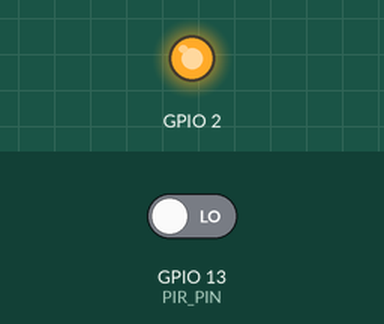
Recording of a sketch running on a simulated ESP32. Shown: output pins drawn as LEDs (lit = HIGH). The inputs (shaded band) are chosen by the test bench; at power-on: GPIO 13 (PIR_PIN) LOW. What the sketch prints to the serial monitor is not drawn. At 0.1 s the program puts the board to deep sleep or switches it off; the recording ends there.

Above: at 0.05 s.
Timing chart, 0 to 0.1 s (numbered marks = the images above):
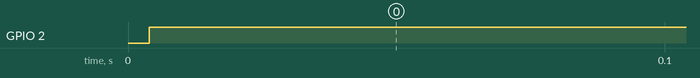

The sketch:

SensorNode.ino
```cpp
#include <esp_now.h>
#include <WiFi.h>
#include <esp_wifi.h>

#define PIR_PIN 13
#define BATTERY_PIN 32

uint8_t hubAddress[] = {0xB4, 0xBF, 0xE9, 0x0E, 0x70, 0x40};

typedef struct sendedMessage {
  int pirState;
  int batteryPercentage;
} sendedMessage;

sendedMessage payload;
esp_now_peer_info_t peerInfo;

volatile bool replyReceived = false;
volatile bool deliverySuccess = false;

float readBattery() {
  int rawADC = analogRead(BATTERY_PIN);
  float batteryVoltage = (rawADC / 4095.0) * 3.3 * 2.0;
  float percentage = ((batteryVoltage - 3.0) / (5.0 - 3.0) * 100.0);

  if(percentage > 100.0) percentage = 100.0;
  if(percentage < 0.0) percentage = 0.0;

  return percentage;
}

void OnDataSent(const wifi_tx_info_t *tx_info, esp_now_send_status_t status) {
  replyReceived = true;
  deliverySuccess = (status == ESP_NOW_SEND_SUCCESS);
  Serial.print("Delivery Status: ");
  Serial.println(deliverySuccess ? "SUCCESS (Hub Received It)" : "FAIL (Hub Missed It)");
}

void setup() {
  Serial.begin(115200);
  pinMode(2, OUTPUT);
  payload.pirState = digitalRead(PIR_PIN);
  payload.batteryPercentage = readBattery();

  WiFi.mode(WIFI_STA);
  esp_wifi_set_channel(6, WIFI_SECOND_CHAN_NONE);

  if (esp_now_init() != ESP_OK) {
    Serial.println("Error initializing ESP-NOW");
    return;
  }

  esp_now_register_send_cb(OnDataSent);

  memcpy(peerInfo.peer_addr, hubAddress, 6);
  peerInfo.channel = 6;
  peerInfo.encrypt = false;

  if (esp_now_add_peer(&peerInfo) != ESP_OK){
    Serial.println("Failed to add peer");
    return;
  }

  int retryAttempts = 0;
  const int maxRetries = 3;

  while(retryAttempts < maxRetries) {
    replyReceived = false;
    deliverySuccess = false;

    Serial.print("Sending packet, attempt: ");
    Serial.println(retryAttempts + 1);

    esp_err_t result = esp_now_send(hubAddress, (uint8_t *) &payload, sizeof(payload));

    if (result == ESP_OK) {
      unsigned long startWait = millis();
      while (!replyReceived && (millis() - startWait < 100)) {
        delay(1);
      }

      if (deliverySuccess) {
        digitalWrite(2, HIGH);
        break;
      }
    }

    retryAttempts++;
    delay(50);
  }

  while (digitalRead(PIR_PIN) == HIGH) {
    delay(10);
  }

  esp_sleep_enable_ext0_wakeup((gpio_num_t)PIR_PIN, HIGH);
  delay(100);
  esp_deep_sleep_start();

  Serial.println("Going to sleep now");
  digitalWrite(2, LOW);

}

void loop() {
  // Not used
}
```

Measured:
- by itself, GPIO 2: LOW → HIGH at 0.00 s
